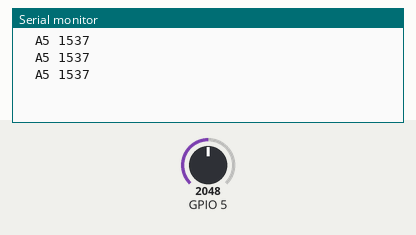
Bench run of a sketch on a simulated ESP32. Parts: the last lines printed to the serial monitor. The inputs (shaded band) are chosen by the test bench; at power-on: GPIO 5 = 2048.

Above: at 1.3 s.
1.4 s: GPIO 5 set to 2866
At 1.9 s:
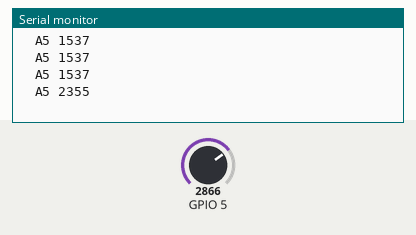
2.9 s: GPIO 5 set to 3603
At 3.3 s:
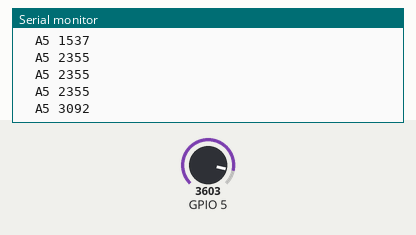
Timing chart, 0 to 5.9 s (numbered marks = the images above; inputs shaded):
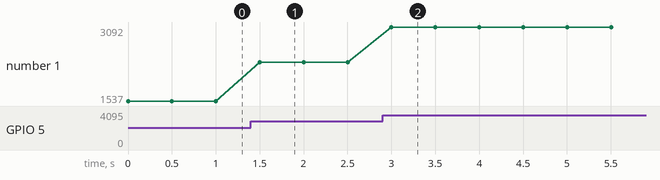

The sketch:

serial_total.ino
```cpp
void setup() {
  // put your setup code here, to run once:
      Serial.begin(9600);// initialize serial monitor


}

void loop() {
  // put your main code here, to run repeatedly:
//Serial.print("A0 ");
//Serial.print(analogRead(0));
//Serial.print("  A1 ");
//Serial.print(analogRead(1));
//Serial.print("  A2 ");
//Serial.print(analogRead(2));
//Serial.print("  A3 ");
//Serial.print(analogRead(3));
//Serial.print("  A4 ");
//Serial.print(analogRead(4));
Serial.print("  A5 ");
Serial.print(analogRead(5)-511);
Serial.println();
delay(500);
}
```

Measured:
- after the input at 1.4 s, the serial monitor: prints a new line after 0.10 s (image 1)
- after the input at 2.9 s, the serial monitor: prints a new line after 0.10 s (image 2)
- plotted number 1: 1537 → 2355 after the input at 1.4 s, 2355 → 3092 after the input at 2.9 s
